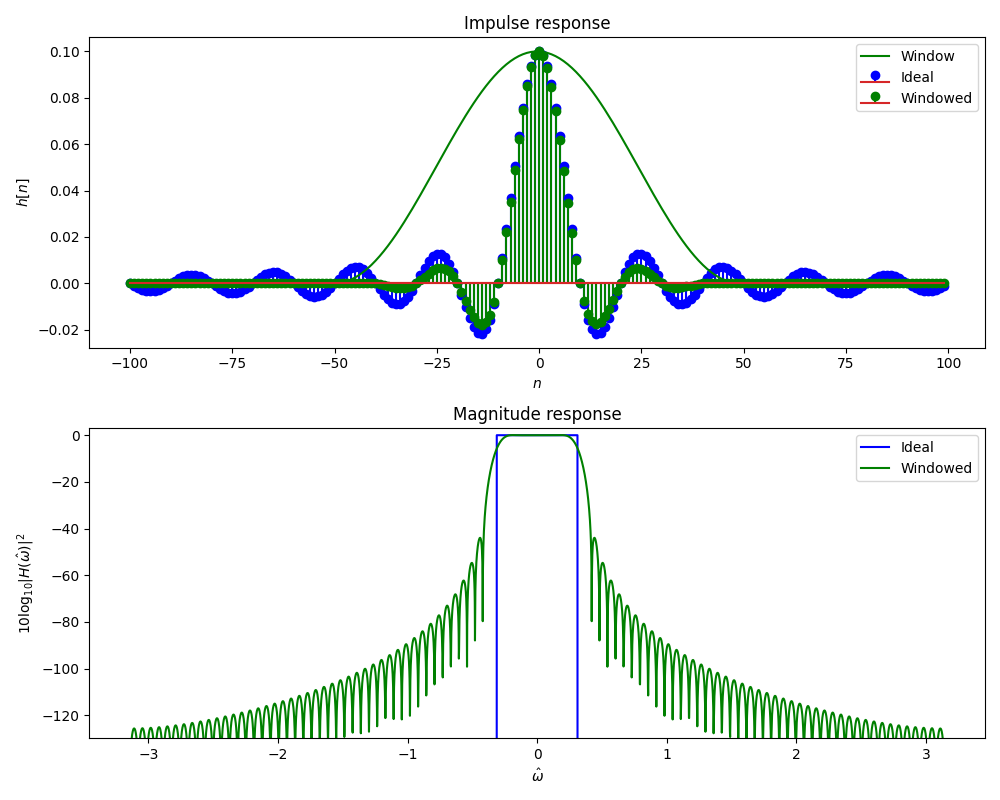

Write the Python code that produced this figure.
import matplotlib.pyplot as plt
import numpy as np
from scipy.signal.windows import hann

om = np.linspace(-np.pi, np.pi, num=1000)

# Low pass filter cutoff frequency.
omc = 0.1*np.pi

# Sample indices for filter impulse response.
nn = np.arange(-100, 100)

# Ideal low-pass filter impulse response with cutoff at omc.
sinc = np.sin(omc*nn)/(np.pi*nn)
# Use L'Hopital's rule to determine value at nn=0.
sinc[nn == 0] = omc/np.pi

# Window function and length.
wf = np.zeros(len(nn))
wl = 100

# Hann window.
W = hann(wl)
# Center window function around 0.

wf[int(len(wf)/2) - int(wl/2) + np.arange(wl)] = W

# Use a zero-padded DFT to approximate the frequency response
# of the windowed low-pass filter.
WX = np.fft.fftshift(np.fft.fft(wf*sinc, 4096))
# Vector of frequencies for DFT.
omw = np.linspace(-np.pi, np.pi, num=len(WX))

# Ideal frequency response (boxcar).
X = np.zeros(len(om))
X[:] = 1e-120  # Very small number to avoid taking a log of 0.
X[np.abs(om) < omc] = 1.0

# Plot power spectral response in dB scale for
# ideal and windowed filters.
plt.figure(figsize=(10, 8))
plt.subplot(212)
plt.plot(om, 10.0*np.log10(np.abs(X)**2.0), label="Ideal", color="blue")
plt.plot(omw, 10.0*np.log10(np.abs(WX)**2.0), label="Windowed", color="green")
plt.ylim([-130, 3])
plt.legend()
plt.xlabel(r"$\hat{\omega}$")
plt.ylabel(r"$10\log_{10}|H(\hat{\omega})|^2$")
plt.title("Magnitude response")

# Plot the impulse response of ideal and windowed filter.
plt.subplot(211)
plt.stem(nn, sinc, "b", markerfmt="bo", label="Ideal")
plt.plot(nn, np.max(sinc)*wf, label="Window", color="green")
plt.stem(nn, wf*sinc, "g", markerfmt="go", label="Windowed")
plt.legend()
plt.xlabel("$n$")
plt.ylabel("$h[n]$")
plt.title("Impulse response")
plt.tight_layout()
plt.savefig("windowed_lpf.png")
plt.show()
